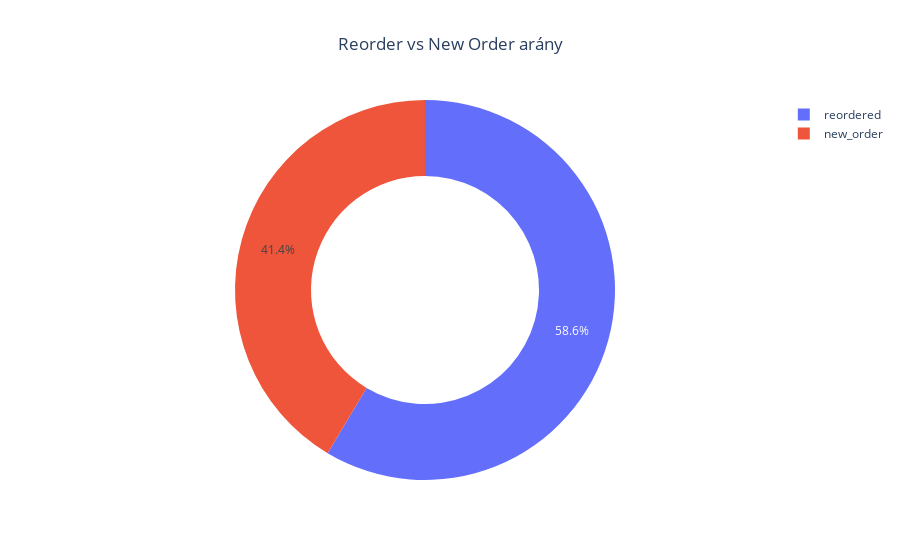

Notebook source saved alongside this figure:
### Code cell
import pandas as pd
import plotly.express as px

# Pie chart
fig = px.pie(result_long, names='order_type', values='count',
             title='Reorder vs New Order arány', hole=0.6,
            labels={'order_type': 'Order Type', 'new_order': 'New orders', 'reordered': 'Reordered'})
fig.update_layout(title_x=0.5)
fig.show()

### Figure 1 — Plotly figure (JSON) as saved in the notebook; plotly's stock layout.template omitted (floating-point values rounded to 4 significant figures)
{"data": [{"domain": {"x": [0, 1], "y": [0, 1]}, "hole": 0.6, "hovertemplate": "Order Type=%{label}<br>count=%{value}<extra></extra>", "labels": ["reordered", "new_order"], "legendgroup": "", "name": "", "showlegend": true, "type": "pie", "values": [58564, 41436]}], "layout": {"legend": {"tracegroupgap": 0}, "title": {"text": "Reorder vs New Order arány", "x": 0.5}}}
